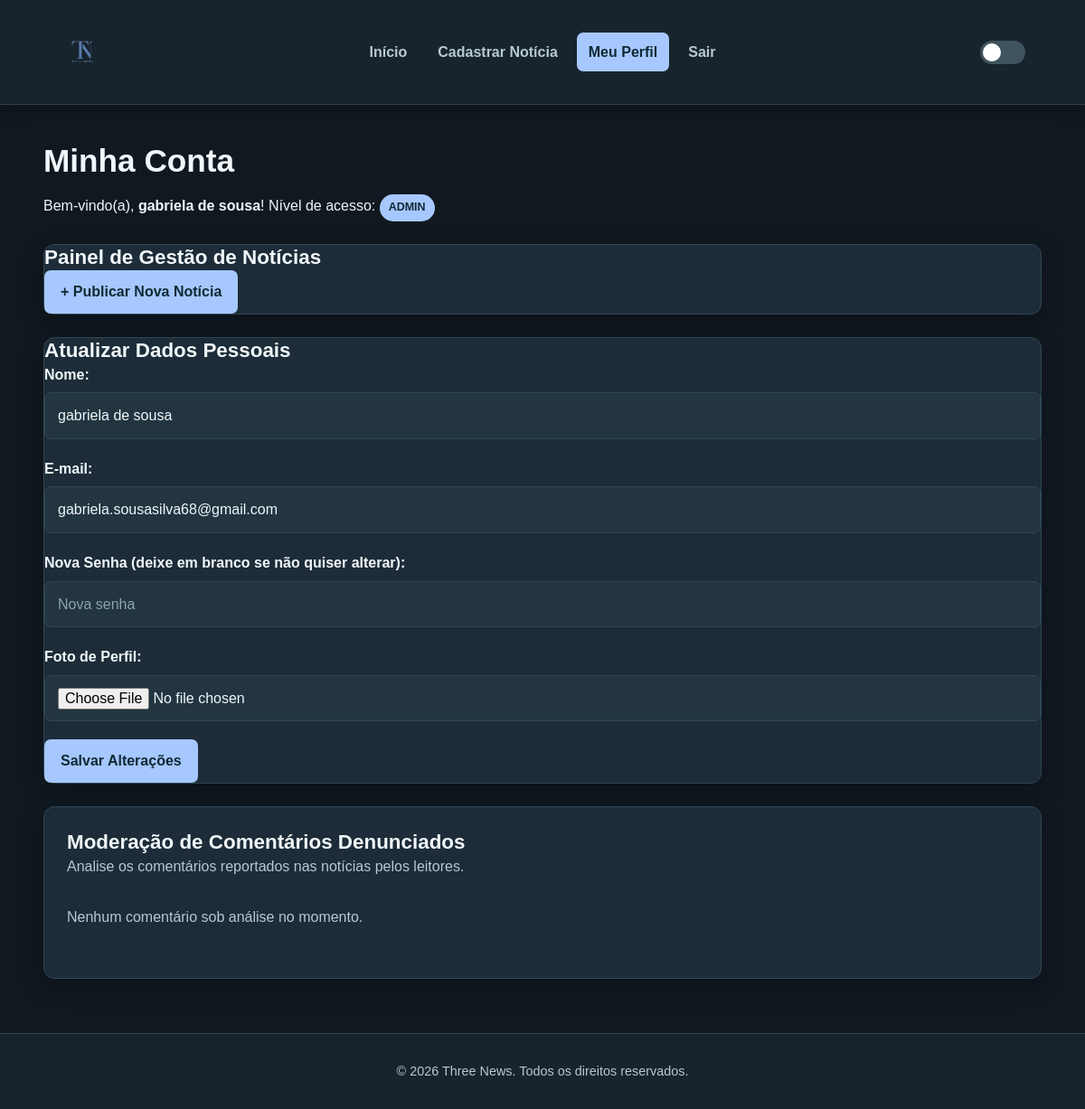
The page /src/pages/painel.php (signed in) on the database its author committed.
### tables this page shows
CREATE TABLE `usuarios` (
  `id_usuario` int NOT NULL,
  `nome` varchar(100) NOT NULL,
  `email` varchar(150) NOT NULL,
  `senha` varchar(255) NOT NULL,
  `tipo_usuario` enum('admin','moderador','leitor') DEFAULT 'leitor',
  `pergunta_seguranca` varchar(255) NOT NULL,
  `resposta_seguranca` varchar(255) NOT NULL,
  `foto_perfil` varchar(255) DEFAULT NULL,
  `data_cadastro` datetime DEFAULT CURRENT_TIMESTAMP
);

### src/pages/painel.php (the view, shortened to what this page needs)
<?php
include("../php/conexao.php");
$id_usuario = $_SESSION['id_usuario'];
$sql = "SELECT * FROM usuarios WHERE id_usuario = ?";
$stmt = $conexao->prepare($sql);
$stmt->bind_param("i", $id_usuario);
$stmt->execute();
$usuario = $stmt->get_result()->fetch_assoc();
$eh_moderador = in_array($usuario['tipo_usuario'], ['admin', 'moderador']);
$denuncias = [];
?>
<!DOCTYPE html>
<html lang="pt-BR">
<head>
    <link rel="stylesheet" href="../assets/css/style.css">
</head>
<body>
    <?php include('../php/header.php'); ?>
    <main class="container">
        <h1>Minha Conta</h1>
        <p>Bem-vindo(a), <strong><?= htmlspecialchars($usuario['nome']) ?></strong>! Nível de acesso: <span class="tag-nivel"><?= strtoupper($usuario['tipo_usuario']) ?></span></p>
        <?php if ($eh_moderador): ?>
            <section class="card acoes-admin">
                <h2>Painel de Gestão de Notícias</h2>
                <div class="botoes-grupo">
                    <a href="cadastroNoticia.php" class="botao">+ Publicar Nova Notícia</a>
                </div>
            </section>
        <?php endif; ?>
        <section class="card">
            <h2>Atualizar Dados Pessoais</h2>
            <form action="../php/atualizarPerfil.php" method="POST" enctype="multipart/form-data">
                <div class="campo">
                    <label for="nome">Nome:</label>
                    <input type="text" id="nome" name="nome" value="<?= htmlspecialchars($usuario['nome']) ?>" required>
                </div>
                <div class="campo">
                    <label for="email">E-mail:</label>
                    <input type="email" id="email" name="email" value="<?= htmlspecialchars($usuario['email']) ?>" required>
                </div>
                <div class="campo">
                    <label for="nova_senha">Nova Senha (deixe em branco se não quiser alterar):</label>
                    <input type="password" id="nova_senha" name="nova_senha" placeholder="Nova senha">
                </div>
                <div class="campo">
                    <label for="foto">Foto de Perfil:</label>
                    <input type="file" id="foto" name="foto" accept="image/*">
                </div>
                <button type="submit" class="btn-salvar">Salvar Alterações</button>
            </form>
        </section>
        <?php if ($eh_moderador): ?>
            <div id="aba-denuncias" class="aba-conteudo card">
                <h2>Moderação de Comentários Denunciados</h2>
                <p class="descricao">Analise os comentários reportados nas notícias pelos leitores.</p>
                <?php if (!empty($denuncias)): ?>
                    <div class="lista-denuncias">
                        <?php foreach ($denuncias as $d): ?>
                            <div class="card-denuncia">
                                <p><strong>Autor do Comentário:</strong> <?= htmlspecialchars($d['autor']) ?></p>
                                <p><strong>Notícia:</strong> <a href="noticia.php?id=<?= $d['id_noticia'] ?>" target="_blank" class="link-noticia-denuncia"><?= htmlspecialchars($d['noticia_titulo']) ?></a></p>
                                <p class="texto-denuncia-comentario"><strong>Conteúdo:</strong> "<?= htmlspecialchars($d['comentario']) ?>"</p>
                                <small class="data-denuncia">Data: <?= date('d/m/Y \à\s H:i', strtotime($d['data_comentario'])) ?></small>
                                <div class="acoes-denuncia">
                                    <form action="../php/moderar_comentario.php" method="POST" class="form-acao-denuncia">
                                        <input type="hidden" name="id_comentario" value="<?= $d['id_comentario'] ?>">
                                        <input type="hidden" name="acao" value="manter">
                                        <button type="submit" class="btn-salvar">Aprovar / Manter</button>
                                    </form>
                                    <form action="../php/moderar_comentario.php" method="POST" class="form-acao-denuncia" onsubmit="return confirm('Deseja apagar permanentemente este comentário?');">
                                        <input type="hidden" name="id_comentario" value="<?= $d['id_comentario'] ?>">
                                        <input type="hidden" name="acao" value="excluir">
                                        <button type="submit" class="botao-perigo">Remover Comentário</button>
                                    </form>
                                </div>
                            </div>
                        <?php endforeach; ?>
                    </div>
                <?php else: ?>
                    <p class="descricao">Nenhum comentário sob análise no momento.</p>
                <?php endif; ?>
            </div>
        <?php endif; ?>
    </main>
    <?php include('../php/footer.php'); ?>
</body>
</html>

### src/assets/css/style.css (style rules this page uses)
:root { --azul-principal: #a6c8ff; --azul-claro: #90e0fd; --azul-muito-claro: #a5e7fc; --azul-escuro: #267b9d; --azul-hover: #4eb3d8; --fundo: #101820; --fundo-secundario: #17232d; --fundo-card: #1d2c38; --fundo-input: #223541; --texto: #f1f7fa; --texto-secundario: #b8c9d2; --texto-fraco: #8ea3ad; --borda: #314653; --sombra: rgba(0, 0, 0, 0.25); --sucesso: #4caf78; --sucesso-fundo: #173a2a; --erro: #e57373; --erro-fundo: #421f23; --alerta: #f2c66d; --alerta-fundo: #40351c; --branco: #ffffff; --preto: #000000; --raio: 12px; --raio-pequeno: 7px; --transicao: 0.3s ease; }
* { margin: 0; padding: 0; box-sizing: border-box; }
html { scroll-behavior: smooth; }
body { font-family: Arial, Helvetica, sans-serif; background-color: var(--fundo); color: var(--texto); min-height: 100vh; line-height: 1.6; transition: background-color var(--transicao), color var(--transicao); }
a { color: inherit; text-decoration: none; }
button, input, textarea, select { font: inherit; }
button { cursor: pointer; }
.container { width: min(1200px, 92%); margin: 40px auto; }
main.container { min-height: calc(100vh - 220px); }
h1, h2, h3, h4 { line-height: 1.25; color: var(--texto); }
h1 { font-size: 2.2rem; margin-bottom: 15px; }
h2 { font-size: 1.4rem; }
.descricao { color: var(--texto-secundario); margin-bottom: 30px; }
.botao, .btn-salvar, .btn-voltar, .btn-acao, .botao-perigo, .btn-limpar { border: none; border-radius: var(--raio-pequeno); padding: 11px 18px; font-weight: 700; transition: transform 0.2s ease, background-color var(--transicao), color var(--transicao); }
.botao, .btn-salvar { background-color: var(--azul-principal); color: #102a35; }
.campo { margin-bottom: 20px; }
.campo label { display: block; margin-bottom: 7px; color: var(--texto); font-weight: 700; }
.campo input, .campo textarea, .campo select, .form-busca input, .form-busca select { width: 100%; padding: 12px 14px; background-color: var(--fundo-input); color: var(--texto); border: 1px solid var(--borda); border-radius: var(--raio-pequeno); outline: none; transition: border-color var(--transicao), box-shadow var(--transicao), background-color var(--transicao); }
.campo input::placeholder, .campo textarea::placeholder, .form-busca input::placeholder { color: var(--texto-fraco); }
.card { background-color: var(--fundo-card); border: 1px solid var(--borda); border-radius: var(--raio); box-shadow: 0 8px 25px var(--sombra); transition: transform var(--transicao), box-shadow var(--transicao), border-color var(--transicao), background-color var(--transicao); }
.genero-tag, .tag-nivel { display: inline-block; padding: 5px 10px; border-radius: 50px; background-color: var(--azul-principal); color: #102a35; font-size: 0.78rem; font-weight: 800; text-transform: uppercase; }
.acoes-admin { margin: 25px 0; }
.botoes-grupo { display: flex; flex-wrap: wrap; gap: 12px; }
.aba-conteudo { margin-top: 25px; padding: 25px; }

### rows shown on the page
usuarios: nome "gabriela de sousa", tipo_usuario "ADMIN", email "gabriela.sousasilva68@gmail.com"
